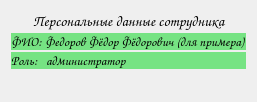
        <widget class="QWidget" name="page_1_for_all">
         <layout class="QVBoxLayout" name="verticalLayout_3">
          <item>
           <layout class="QVBoxLayout" name="verticalLayout_4" stretch="1,1,1,10">
            <property name="spacing">
             <number>2</number>
            </property>
            <property name="sizeConstraint">
             <enum>QLayout::SetMaximumSize</enum>
            </property>
            <item>
             <layout class="QHBoxLayout" name="horizontalLayout_6">
              <item>
               <widget class="QLabel" name="label_3">
                <property name="sizePolicy">
                 <sizepolicy hsizetype="Preferred" vsizetype="Minimum">
                  <horstretch>0</horstretch>
                  <verstretch>0</verstretch>
                 </sizepolicy>
                </property>
                <property name="font">
                 <font>
                  <family>Comic Sans MS</family>
                  <pointsize>11</pointsize>
                  <weight>50</weight>
                  <italic>false</italic>
                  <bold>false</bold>
                 </font>
                </property>
                <property name="text">
                 <string>Персональные данные сотрудника</string>
                </property>
                <property name="alignment">
                 <set>Qt::AlignCenter</set>
                </property>
               </widget>
              </item>
             </layout>
            </item>
            <item>
             <layout class="QHBoxLayout" name="horizontalLayout_4">
              <property name="spacing">
               <number>0</number>
              </property>
              <property name="sizeConstraint">
               <enum>QLayout::SetDefaultConstraint</enum>
              </property>
              <item>
               <widget class="QLabel" name="label_4">
                <property name="sizePolicy">
                 <sizepolicy hsizetype="Fixed" vsizetype="Minimum">
                  <horstretch>0</horstretch>
                  <verstretch>0</verstretch>
                 </sizepolicy>
                </property>
                <property name="maximumSize">
                 <size>
                  <width>35</width>
                  <height>30</height>
                 </size>
                </property>
                <property name="baseSize">
                 <size>
                  <width>0</width>
                  <height>30</height>
                 </size>
                </property>
                <property name="font">
                 <font>
                  <family>Comic Sans MS</family>
                  <pointsize>10</pointsize>
                  <weight>50</weight>
                  <italic>false</italic>
                  <bold>false</bold>
                 </font>
                </property>
                <property name="styleSheet">
                 <string notr="true">background-color: rgb(118, 227, 131);</string>
                </property>
                <property name="text">
                 <string>ФИО: </string>
                </property>
               </widget>
              </item>
              <item>
               <widget class="QLabel" name="lbl_fio">
                <property name="sizePolicy">
                 <sizepolicy hsizetype="Fixed" vsizetype="Minimum">
                  <horstretch>0</horstretch>
                  <verstretch>0</verstretch>
                 </sizepolicy>
                </property>
                <property name="minimumSize">
                 <size>
                  <width>0</width>
                  <height>0</height>
                 </size>
                </property>
                <property name="maximumSize">
                 <size>
                  <width>16777213</width>
                  <height>30</height>
                 </size>
                </property>
                <property name="baseSize">
                 <size>
                  <width>0</width>
                  <height>30</height>
                 </size>
                </property>
                <property name="font">
                 <font>
                  <family>Comic Sans MS</family>
                  <pointsize>10</pointsize>
                  <weight>50</weight>
                  <italic>false</italic>
                  <bold>false</bold>
                 </font>
                </property>
                <property name="styleSheet">
                 <string notr="true">background-color: rgb(118, 227, 131);</string>
                </property>
                <property name="text">
                 <string>Федоров Фёдор Фёдорович (для примера)</string>
                </property>
               </widget>
              </item>
             </layout>
            </item>
            <item>
             <layout class="QHBoxLayout" name="horizontalLayout_3">
              <property name="spacing">
               <number>0</number>
              </property>
              <property name="sizeConstraint">
               <enum>QLayout::SetMinimumSize</enum>
              </property>
              <item>
               <widget class="QLabel" name="label_2">
                <property name="sizePolicy">
                 <sizepolicy hsizetype="Preferred" vsizetype="Minimum">
                  <horstretch>0</horstretch>
                  <verstretch>0</verstretch>
                 </sizepolicy>
                </property>
                <property name="maximumSize">
                 <size>
                  <width>35</width>
                  <height>30</height>
                 </size>
                </property>
                <property name="font">
                 <font>
                  <family>Comic Sans MS</family>
                  <pointsize>10</pointsize>
                  <weight>50</weight>
                  <italic>false</italic>
                  <bold>false</bold>
                 </font>
                </property>
                <property name="styleSheet">
                 <string notr="true">background-color: rgb(118, 227, 131);</string>
                </property>
                <property name="text">
                 <string>Роль:</string>
                </property>
               </widget>
              </item>
              <item>
               <widget class="QLabel" name="lbl_role">
                <property name="sizePolicy">
                 <sizepolicy hsizetype="Preferred" vsizetype="Minimum">
                  <horstretch>0</horstretch>
                  <verstretch>0</verstretch>
                 </sizepolicy>
                </property>
                <property name="minimumSize">
                 <size>
                  <width>0</width>
                  <height>0</height>
                 </size>
                </property>
                <property name="maximumSize">
                 <size>
                  <width>16777215</width>
                  <height>30</height>
                 </size>
                </property>
                <property name="font">
                 <font>
                  <family>Comic Sans MS</family>
                  <pointsize>10</pointsize>
                  <weight>50</weight>
                  <italic>false</italic>
                  <bold>false</bold>
                 </font>
                </property>
                <property name="styleSheet">
                 <string notr="true">background-color: rgb(118, 227, 131);</string>
                </property>
                <property name="text">
                 <string>администратор</string>
                </property>
               </widget>
              </item>
             </layout>
            </item>
            <item>
             <layout class="QHBoxLayout" name="horizontalLayout_7" stretch="1,2,1">
              <item>
               <spacer name="horizontalSpacer_4">
                <property name="orientation">
                 <enum>Qt::Horizontal</enum>
                </property>
                <property name="sizeHint" stdset="0">
                 <size>
                  <width>40</width>
                  <height>20</height>
                 </size>
                </property>
               </spacer>
              </item>
              <item>
               <widget class="QLabel" name="lbl_photo">
                <property name="sizePolicy">
                 <sizepolicy hsizetype="Minimum" vsizetype="Minimum">
                  <horstretch>0</horstretch>
                  <verstretch>0</verstretch>
                 </sizepolicy>
                </property>
                <property name="text">
                 <string/>
                </property>
                <property name="textFormat">
                 <enum>Qt::AutoText</enum>
                </property>
                <property name="pixmap">
                 <pixmap>img/Миронов.jpeg</pixmap>
                </property>
                <property name="scaledContents">
                 <bool>true</bool>
                </property>
                <property name="alignment">
                 <set>Qt::AlignJustify|Qt::AlignVCenter</set>
                </property>
                <property name="wordWrap">
                 <bool>false</bool>
                </property>
               </widget>
              </item>
              <item>
               <spacer name="horizontalSpacer_5">
                <property name="orientation">
                 <enum>Qt::Horizontal</enum>
                </property>
                <property name="sizeHint" stdset="0">
                 <size>
                  <width>40</width>
                  <height>20</height>
                 </size>
                </property>
               </spacer>
              </item>
             </layout>
            </item>
           </layout>
          </item>
         </layout>
        </widget>
